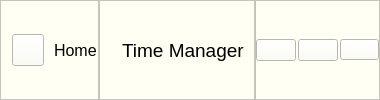
     <widget class="QFrame" name="top_widget">
      <property name="styleSheet">
       <string notr="true">background:rgb(255, 255, 243)</string>
      </property>
      <property name="frameShape">
       <enum>QFrame::NoFrame</enum>
      </property>
      <property name="frameShadow">
       <enum>QFrame::Raised</enum>
      </property>
      <layout class="QHBoxLayout" name="horizontalLayout">
       <property name="spacing">
        <number>0</number>
       </property>
       <property name="leftMargin">
        <number>0</number>
       </property>
       <property name="topMargin">
        <number>0</number>
       </property>
       <property name="rightMargin">
        <number>0</number>
       </property>
       <property name="bottomMargin">
        <number>0</number>
       </property>
       <item alignment="Qt::AlignLeft">
        <widget class="QFrame" name="frame_3">
         <property name="frameShape">
          <enum>QFrame::StyledPanel</enum>
         </property>
         <property name="frameShadow">
          <enum>QFrame::Raised</enum>
         </property>
         <layout class="QHBoxLayout" name="horizontalLayout_3" stretch="0,0">
          <property name="spacing">
           <number>10</number>
          </property>
          <property name="leftMargin">
           <number>11</number>
          </property>
          <property name="topMargin">
           <number>1</number>
          </property>
          <property name="rightMargin">
           <number>1</number>
          </property>
          <property name="bottomMargin">
           <number>1</number>
          </property>
          <item alignment="Qt::AlignLeft">
           <widget class="QPushButton" name="but_home">
            <property name="maximumSize">
             <size>
              <width>32</width>
              <height>32</height>
             </size>
            </property>
            <property name="text">
             <string/>
            </property>
            <property name="icon">
             <iconset resource="res.qrc">
              <normaloff>:/Icons/image/home_house_icon-icons.com_49851.png</normaloff>:/Icons/image/home_house_icon-icons.com_49851.png</iconset>
            </property>
            <property name="iconSize">
             <size>
              <width>32</width>
              <height>32</height>
             </size>
            </property>
           </widget>
          </item>
          <item alignment="Qt::AlignLeft">
           <widget class="QLabel" name="text_home">
            <property name="maximumSize">
             <size>
              <width>70</width>
              <height>40</height>
             </size>
            </property>
            <property name="font">
             <font>
              <pointsize>12</pointsize>
              <weight>50</weight>
              <italic>false</italic>
              <bold>false</bold>
              <stylestrategy>PreferDefault</stylestrategy>
              <kerning>true</kerning>
             </font>
            </property>
            <property name="text">
             <string>Home</string>
            </property>
           </widget>
          </item>
         </layout>
        </widget>
       </item>
       <item>
        <widget class="QFrame" name="frame_4">
         <property name="frameShape">
          <enum>QFrame::StyledPanel</enum>
         </property>
         <property name="frameShadow">
          <enum>QFrame::Raised</enum>
         </property>
         <layout class="QHBoxLayout" name="horizontalLayout_4">
          <item>
           <widget class="QLabel" name="label_2">
            <property name="maximumSize">
             <size>
              <width>48</width>
              <height>48</height>
             </size>
            </property>
            <property name="text">
             <string/>
            </property>
            <property name="pixmap">
             <pixmap resource="res.qrc">:/Icons/image/construction_project_plan_building_architect_design_develop-52_icon-icons.com_60223.png</pixmap>
            </property>
           </widget>
          </item>
          <item>
           <widget class="QLabel" name="text_label_name">
            <property name="font">
             <font>
              <pointsize>14</pointsize>
             </font>
            </property>
            <property name="text">
             <string>Time Manager</string>
            </property>
           </widget>
          </item>
         </layout>
        </widget>
       </item>
       <item alignment="Qt::AlignRight">
        <widget class="QFrame" name="frame">
         <property name="styleSheet">
          <string notr="true"/>
         </property>
         <property name="frameShape">
          <enum>QFrame::StyledPanel</enum>
         </property>
         <property name="frameShadow">
          <enum>QFrame::Raised</enum>
         </property>
         <layout class="QHBoxLayout" name="horizontalLayout_2">
          <property name="spacing">
           <number>2</number>
          </property>
          <property name="leftMargin">
           <number>0</number>
          </property>
          <property name="topMargin">
           <number>0</number>
          </property>
          <property name="rightMargin">
           <number>0</number>
          </property>
          <property name="bottomMargin">
           <number>0</number>
          </property>
          <item>
           <widget class="QPushButton" name="minimize_button">
            <property name="styleSheet">
             <string notr="true"/>
            </property>
            <property name="text">
             <string/>
            </property>
            <property name="icon">
             <iconset resource="res.qrc">
              <normaloff>:/Icons/image/button_blank_green_14986.png</normaloff>:/Icons/image/button_blank_green_14986.png</iconset>
            </property>
           </widget>
          </item>
          <item>
           <widget class="QPushButton" name="restore_button">
            <property name="styleSheet">
             <string notr="true"/>
            </property>
            <property name="text">
             <string/>
            </property>
            <property name="icon">
             <iconset resource="res.qrc">
              <normaloff>:/Icons/image/button_blank_yellow_14988.png</normaloff>:/Icons/image/button_blank_yellow_14988.png</iconset>
            </property>
            <property name="iconSize">
             <size>
              <width>20</width>
              <height>20</height>
             </size>
            </property>
            <property name="checkable">
             <bool>false</bool>
            </property>
           </widget>
          </item>
          <item>
           <widget class="QPushButton" name="close_button">
            <property name="font">
             <font>
              <pointsize>8</pointsize>
             </font>
            </property>
            <property name="styleSheet">
             <string notr="true"/>
            </property>
            <property name="text">
             <string/>
            </property>
            <property name="icon">
             <iconset resource="res.qrc">
              <normaloff>:/Icons/image/button_blank_red_14987.png</normaloff>:/Icons/image/button_blank_red_14987.png</iconset>
            </property>
           </widget>
          </item>
         </layout>
        </widget>
       </item>
      </layout>
     </widget>
